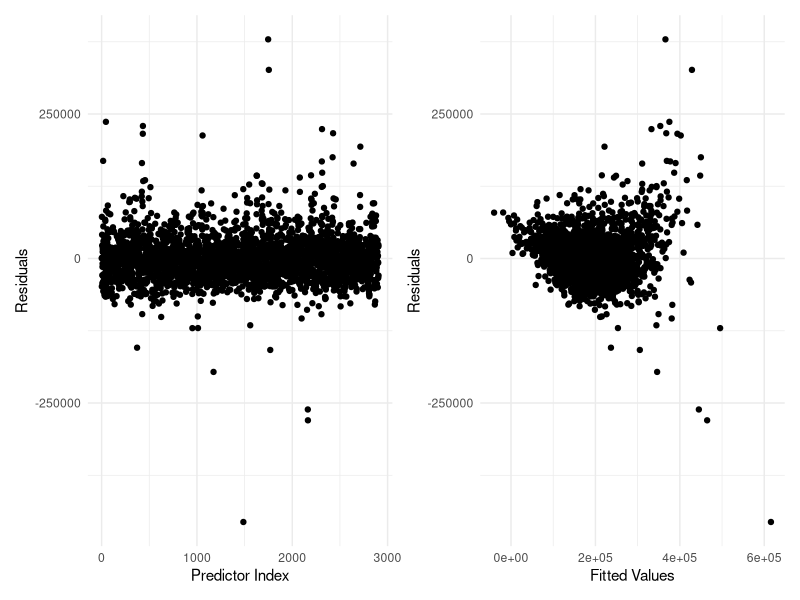
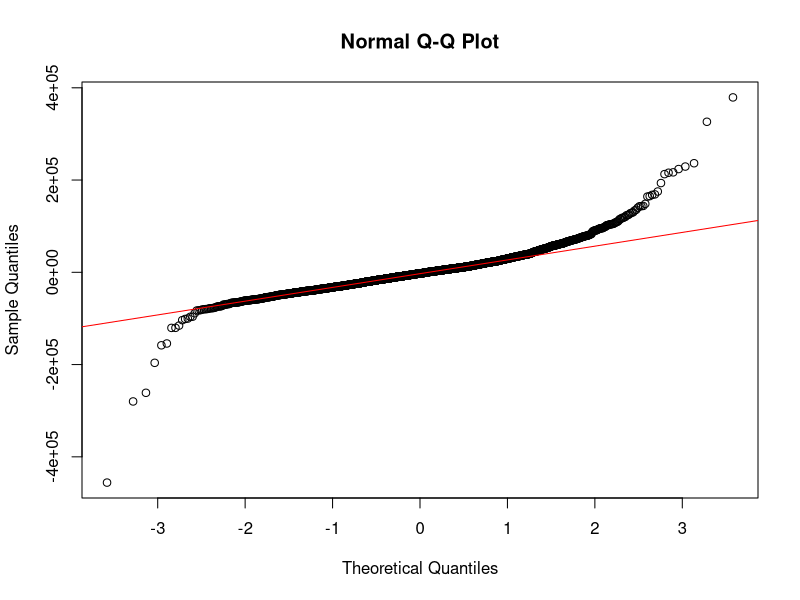
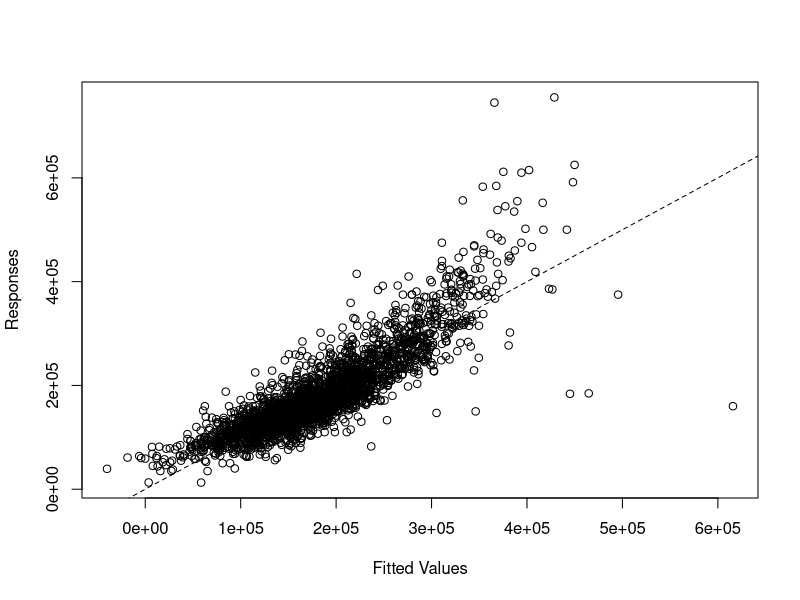
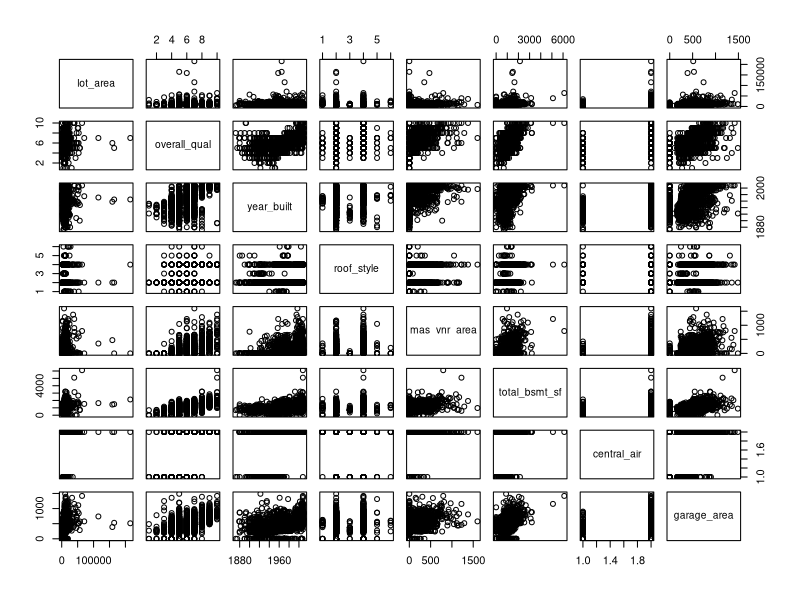

These charts were generated, in order, by the following R code:
## ---- chunk 1
#| include: false
#| warning: false
#| message: false

library(tidyverse)
library(knitr)
library(patchwork)
## ---- chunk 2
#| include: false
#| warning: false
#| message: false

# Read data from cleaned data file
data <- read_csv(here::here("data", "cleaned_data.csv"))
## ---- chunk 3
#| include: false
#| warning: false
#| message: false

# Separate the dataset into two parts for better visualization
data1 <- data |> select(
  sale_price, lot_area, overall_qual, year_built, roof_style
)

data2 <- data |> select(
  mas_vnr_area, total_bsmt_sf, central_air, garage_area, misc_val
)
## ---- chunk 4
#| label: tbl-data-1
#| tbl-cap: Preview of Data (First Half)
#| echo: false
#| warning: false
#| message: false

# Visualize the first part of the dataset
kable(head(data1), format = "markdown")
## ---- chunk 5
#| label: tbl-data-2
#| tbl-cap: Preview of Data (Second Half)
#| echo: false
#| warning: false
#| message: false

# Visualize the second part of the dataset
kable(head(data2), format = "markdown")
## ---- chunk 6
#| include: false
#| warning: false
#| message: false

# Generate a dataset that only consists numerical data
data_numerical <- data |>
  select(sale_price, lot_area, overall_qual, year_built,
         mas_vnr_area, total_bsmt_sf, garage_area, misc_val
  )
## ---- chunk 7
#| label: tbl-summary
#| tbl-cap: Summarize Table of Numerical Data
#| echo: false
#| warning: false
#| message: false

# Generate a summarize table
summary_table <- data.frame(
  Mean = round(apply(data_numerical, 2, mean), 2),
  Standard_Deviation = round(apply(data_numerical, 2, sd), 2),
  Median = round(apply(data_numerical, 2, median), 2)
)

kable(summary_table, format = "markdown")
## ---- chunk 8
#| include: false
#| warning: false
#| message: false

# Convert variables to factors
data$central_air <- as.factor(data$central_air)
data$roof_style <- as.factor(data$roof_style)

# Fit the linear model
model <- lm(sale_price ~
              lot_area + overall_qual + year_built + roof_style +
              mas_vnr_area + total_bsmt_sf + central_air + garage_area +
              misc_val, data = data
)

# Take out the fitted values and residuals
fit <- fitted(model)
res <- resid(model)

# Create data frames
obs_res <- data.frame(obs = 1:length(res), res = res)
fit_res <- data.frame(fit = fit, res = res)
## ---- chunk 9
#| label: fig-res
#| fig-cap: Residuals vs. Observation Index
#| echo: false
#| warning: false
#| message: false

# Plot residuals against observation index
graph1 <- ggplot(obs_res, aes(x = obs, y = res)) +
  geom_point() +
  xlab("Predictor Index") +
  ylab("Residuals") +
  theme_minimal()

# Plot residuals against fitted values
graph2 <- ggplot(fit_res, aes(x = fit, y = res)) +
  geom_point() +
  xlab("Fitted Values") +
  ylab("Residuals") +
  theme_minimal()

# Show 2 residual plots together
graph1 + graph2
## ---- chunk 10
#| label: fig-qq
#| fig-cap: Q-Q Plot
#| echo: false
#| warning: false
#| message: false

# Plot the Q-Q plot
qqnorm(res)
qqline(res, col = "red")
## ---- chunk 11
#| label: fig-fit-resp
#| fig-cap: Responses vs. Fitted Values
#| echo: false
#| warning: false
#| message: false

# Plot responses against fitted values
plot(x = fit, y = data$sale_price,
     xlab = "Fitted Values",
     ylab = "Responses")

abline(a = 0, b = 1, lty = 2)
## ---- chunk 12
#| label: fig-pair
#| fig-cap: Pairwise Scatterplots of Predictors
#| echo: false
#| warning: false
#| message: false

# Plot predictors against each other
pairs(data[, 2:9])
